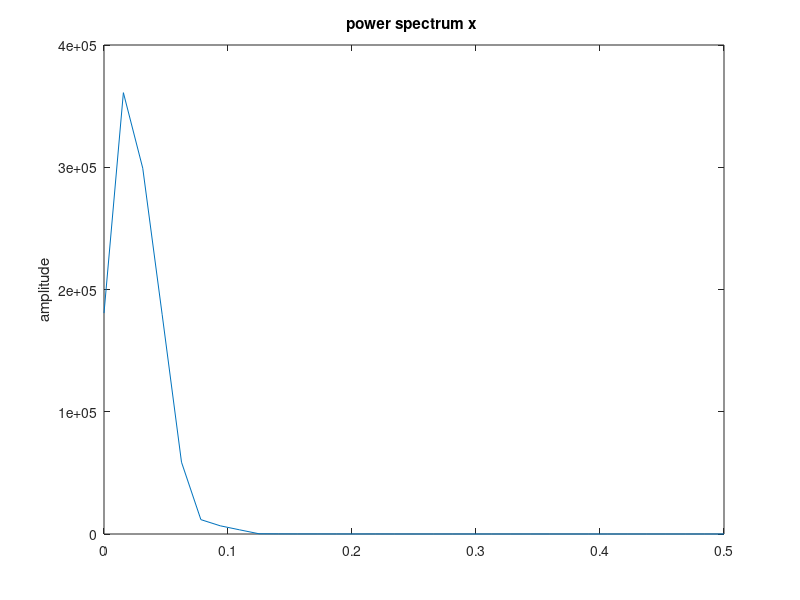
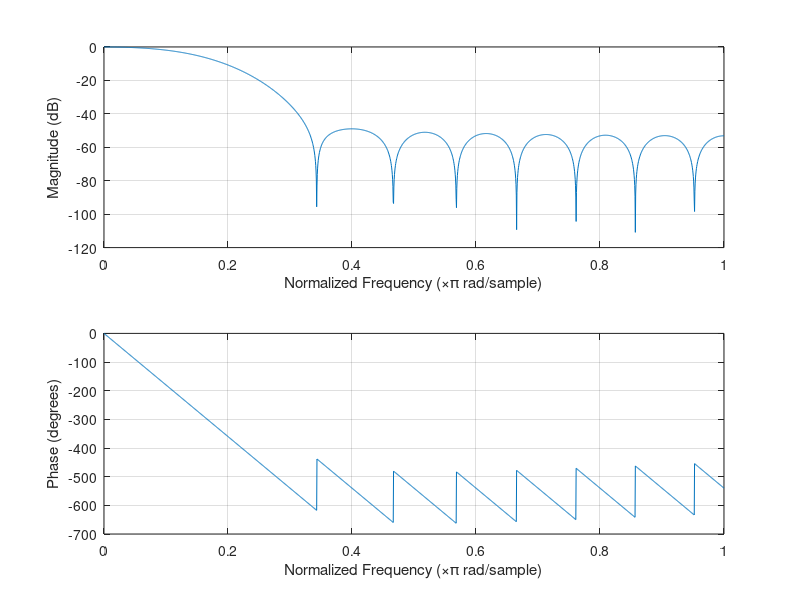
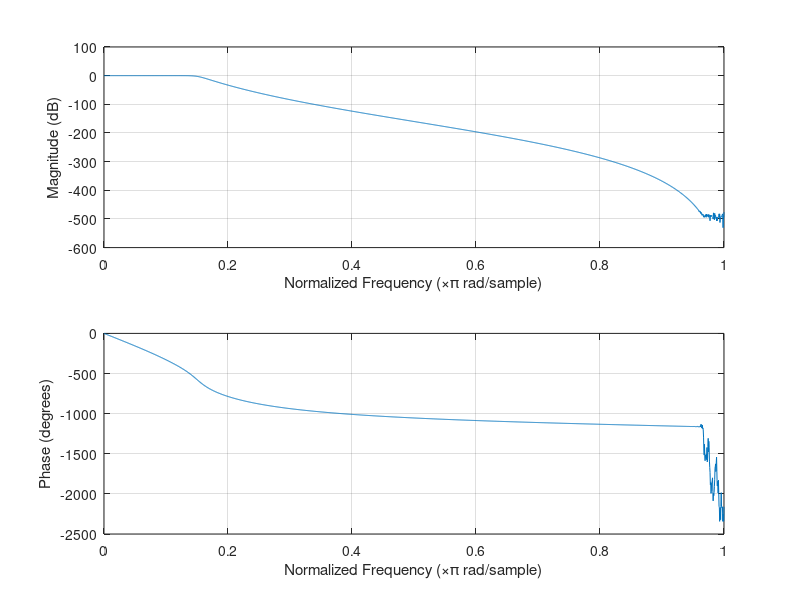
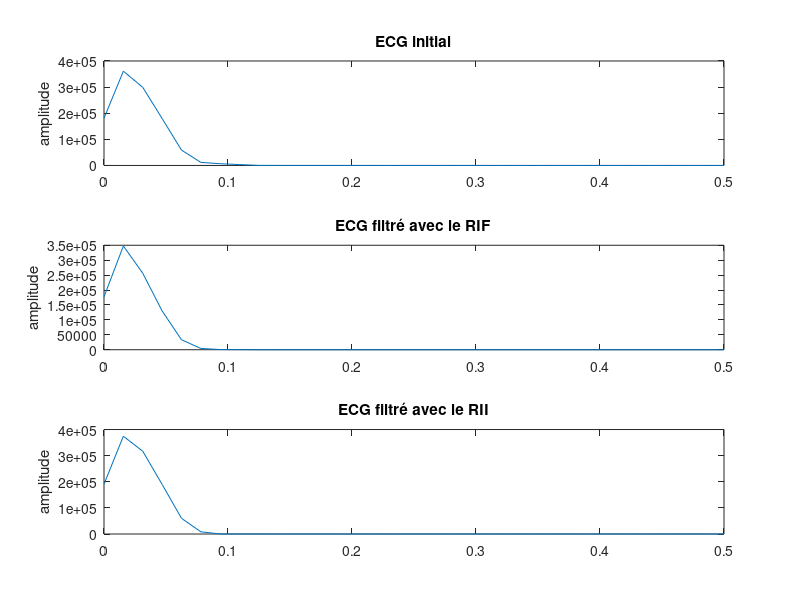

Write the MATLAB code that produced these figures, in order.
clear all; close all; clc;
%% Chargement et affichage de l'ECG
load ECG.dat
fe=500;

figure;
pwelch(ECG);

%% Filtre RIF à phase linéaire et de fréquence de coupure 40Hz
% on remarque une linéarité dans la bande passante, ce qui est la
% caractéristique importante d'un filtre RIF. Le filtre RIF et a phase
% linéaire, il y a pas de dépendance.
g=fir1(20, 0.16);
figure;
freqz(g, 1, 2000);

%% Filtre RII de Butterworth de fréquence de coupure 40 Hz
% si on se place à -3dB on retrouve la freq f0, soit 0.15, la fréquence que
% le filtre renvoie.
[N, Wn]=buttord(0.14, 0.18, 0.5, 20);
[b, a]=butter(N, Wn);
figure;
freqz(b, a, 2000);

%% Filtrage du ECG
ecg_filter1=filter(g, 1, ECG);
ecg_filter2=filter(b, a, ECG);

% on constate que la composante à 50Hz est mieux filtré avec le RII, on
% peut le voir fréquenciellement
figure;
subplot(3, 1, 1);
pwelch(ECG);
title("ECG initial");
subplot(3, 1, 2);
pwelch(ecg_filter1);
title("ECG filtré avec le RIF");
subplot(3, 1, 3);
pwelch(ecg_filter2);
title("ECG filtré avec le RII");

% Mais aussi temporellement
figure;
subplot(3, 1, 1);
plot(ECG);
title("ECG initial");
subplot(3, 1, 2);
plot(ecg_filter1);
title("ECG filtré avec le RIF");
subplot(3, 1, 3);
plot(ecg_filter2);
title("ECG filtré avec le RII");

% le pb avec des ecg on a des pic et des creux, avec le RII certain creux
% disparaissent. Sauf que c'est des informations qui peuvent être
% importante. Donc le filtre qui conserve le mieux les informations et qui
% filtre la composante est le RIF, la phase linéaire ne filtre pas les
% complexes.



